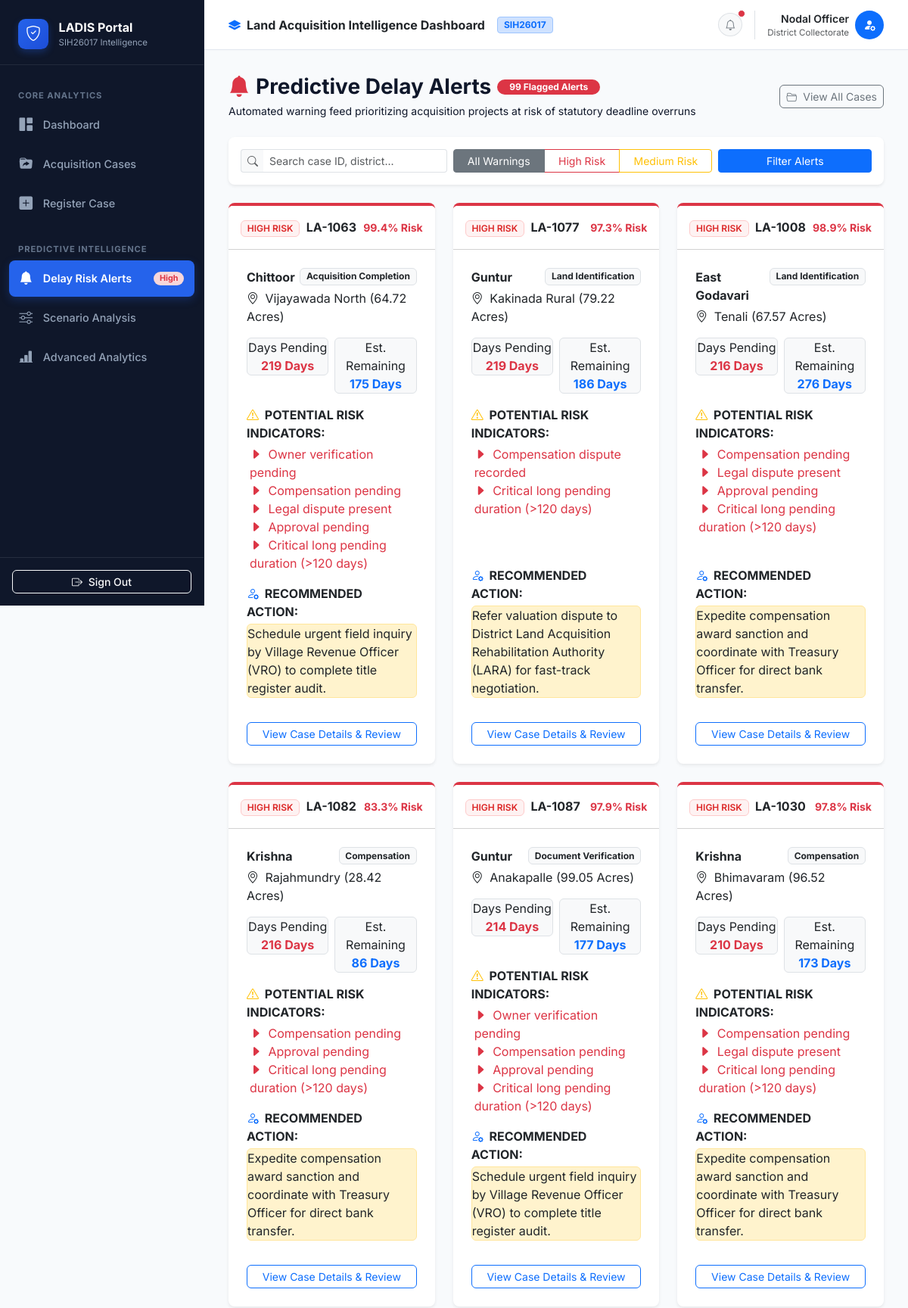
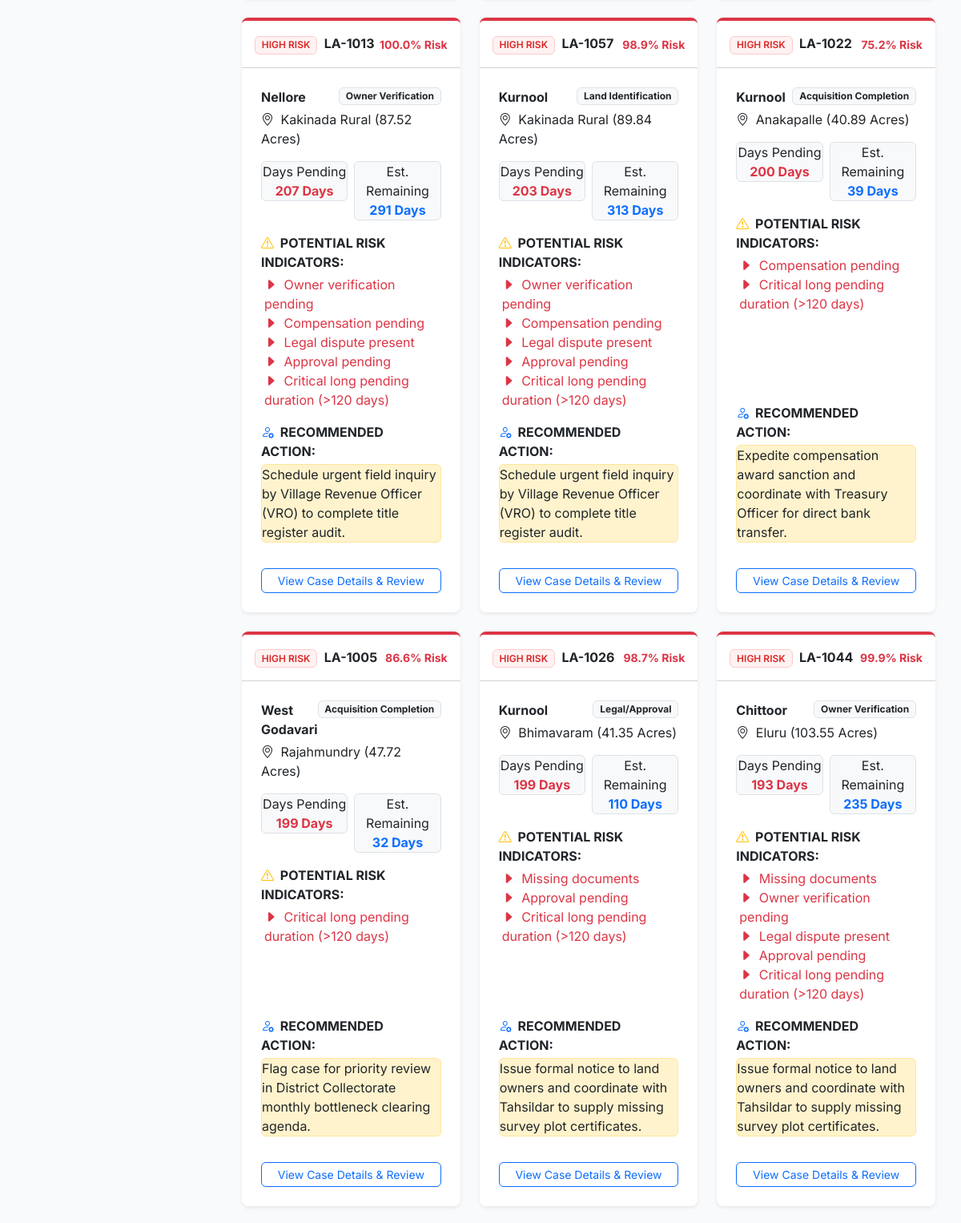
Page /alerts (signed in, upper part) on the committed database (2 pictures, top to bottom).
### tables this page shows
CREATE TABLE land_acquisition_cases (
            id INTEGER PRIMARY KEY AUTOINCREMENT,
            case_id TEXT UNIQUE NOT NULL,
            district TEXT NOT NULL,
            village TEXT NOT NULL,
            land_area REAL NOT NULL,
            land_type TEXT NOT NULL,
            acquisition_purpose TEXT NOT NULL,
            current_stage TEXT NOT NULL,
            application_date TEXT NOT NULL,
            days_pending INTEGER NOT NULL,
            documents_complete TEXT NOT NULL,
            owner_verified TEXT NOT NULL,
            compensation_status TEXT NOT NULL,
            legal_dispute TEXT NOT NULL,
            approval_status TEXT NOT NULL,
            predicted_remaining_days INTEGER,
            risk_level TEXT,
            risk_probability REAL,
            risk_factors TEXT,
            status TEXT DEFAULT 'Active',
            created_at TIMESTAMP DEFAULT CURRENT_TIMESTAMP
        );

### app.py (the view)
@app.route('/alerts')
@login_required
def alerts():
    risk_filter = request.args.get('risk', 'All')
    query = request.args.get('q', '')
    raw_cases = search_and_filter_cases(query=query, risk=risk_filter if risk_filter != 'All' else None)
    if risk_filter == 'All':
        raw_cases = [c for c in raw_cases if c['risk_level'] in ['HIGH', 'MEDIUM']]
    alert_cases = [format_case_detail(c) for c in raw_cases]
    return render_template('alerts.html', alert_cases=alert_cases, selected_risk=risk_filter, query=query)

### app.py (called while the page is built)
def login_required(f):
    @wraps(f)
    def decorated_function(*args, **kwargs):
        if not session.get('logged_in'):
            flash("Please log in to access the system.", "warning")
            return redirect(url_for('login'))
        return f(*args, **kwargs)
    return decorated_function

### utils/database.py (called while the page is built)
def get_db_connection():
    os.makedirs(os.path.dirname(Config.DATABASE_PATH), exist_ok=True)
    conn = sqlite3.connect(Config.DATABASE_PATH)
    conn.row_factory = sqlite3.Row
    return conn

### templates/alerts.html (shortened to what this page needs)
{% extends "base.html" %}
{% block content %}
<div class="d-flex flex-column flex-md-row justify-content-between align-items-md-center mb-4 gap-2">
    <div>
        <div class="d-flex align-items-center gap-2 mb-1">
            <h3 class="fw-bold text-navy-900 m-0"><i class="bi bi-bell-fill text-danger me-2"></i>Predictive Delay Alerts</h3>
            <span class="badge bg-danger text-white rounded-pill px-3 py-1">{{ alert_cases|length }} Flagged Alerts</span>
        </div>
        <p class="text-slate-500 small m-0">Automated warning feed prioritizing acquisition projects at risk of statutory deadline overruns</p>
    </div>
    <a href="{{ url_for('view_cases') }}" class="btn btn-outline-secondary btn-sm font-medium rounded-2">
        <i class="bi bi-folder2-open me-1"></i> View All Cases
    </a>
</div>
<div class="card border-0 shadow-sm rounded-3 mb-4">
    <div class="card-body p-3">
        <form action="{{ url_for('alerts') }}" method="GET" class="row g-2 align-items-center">
            <div class="col-12 col-md-4">
                <div class="input-group input-group-sm">
                    <span class="input-group-text bg-light border-end-0 text-muted"><i class="bi bi-search"></i></span>
                    <input type="text" name="q" class="form-control border-start-0" placeholder="Search case ID, district..." value="{{ query }}">
                </div>
            </div>
            <div class="col-12 col-md-5">
                <div class="btn-group btn-group-sm w-100" role="group">
                    <a href="{{ url_for('alerts', risk='All', q=query) }}" class="btn btn-outline-secondary {% if selected_risk == 'All' %}active{% endif %}">All Warnings</a>
                    <a href="{{ url_for('alerts', risk='HIGH', q=query) }}" class="btn btn-outline-danger {% if selected_risk == 'HIGH' %}active{% endif %}">High Risk</a>
                    <a href="{{ url_for('alerts', risk='MEDIUM', q=query) }}" class="btn btn-outline-warning {% if selected_risk == 'MEDIUM' %}active{% endif %}">Medium Risk</a>
                </div>
            </div>
            <div class="col-12 col-md-3 text-end">
                <button type="submit" class="btn btn-primary btn-sm px-3 w-100">Filter Alerts</button>
            </div>
        </form>
    </div>
</div>
{% if alert_cases %}
<div class="row g-4">
    {% for case in alert_cases %}
    <div class="col-12 col-md-6 col-xl-4">
        <div class="card border-0 shadow-sm rounded-3 h-100 border-top border-4 border-{% if case.risk_level == 'HIGH' %}danger{% else %}warning{% endif %}">
            <div class="card-header bg-white py-3 d-flex justify-content-between align-items-center">
                <div>
                    {% if case.risk_level == 'HIGH' %}
                        <span class="badge badge-risk-high me-1">HIGH RISK</span>
                    {% else %}
                        <span class="badge badge-risk-medium me-1">MEDIUM RISK</span>
                    {% endif %}
                    <strong class="text-navy-900 fs-6">{{ case.case_id }}</strong>
                </div>
                <span class="small fw-bold text-{% if case.risk_level == 'HIGH' %}danger{% else %}warning-emphasis{% endif %}">{{ case.risk_probability }}% Risk</span>
            </div>
            <div class="card-body p-4 d-flex flex-column">
                <div class="mb-3">
                    <div class="d-flex justify-content-between align-items-start mb-1">
                        <span class="fw-bold text-dark fs-6">{{ case.district }}</span>
                        <span class="badge bg-light text-dark border">{{ case.current_stage }}</span>
                    </div>
                    <div class="extra-small text-slate-500"><i class="bi bi-geo-alt me-1"></i> {{ case.village }} ({{ case.land_area }} Acres)</div>
                </div>
                <div class="row g-2 mb-3 text-center">
                    <div class="col-6">
                        <div class="p-2.5 bg-light rounded-2 border">
                            <div class="extra-small text-slate-500">Days Pending</div>
                            <div class="fw-bold text-danger fs-6">{{ case.days_pending }} Days</div>
                        </div>
                    </div>
                    <div class="col-6">
                        <div class="p-2.5 bg-light rounded-2 border">
                            <div class="extra-small text-slate-500">Est. Remaining</div>
                            <div class="fw-bold text-primary fs-6">{{ case.predicted_remaining_days }} Days</div>
                        </div>
                    </div>
                </div>
                <div class="mb-3">
                    <div class="extra-small fw-bold text-uppercase text-slate-500 mb-1">
                        <i class="bi bi-exclamation-triangle text-warning me-1"></i> Potential Risk Indicators:
                    </div>
                    <ul class="list-unstyled mb-0 extra-small ps-1">
                        {% if case.risk_factors_list %}
                            {% for factor in case.risk_factors_list %}
                            <li class="text-danger py-0.5">
                                <i class="bi bi-caret-right-fill me-1 text-slate-400"></i> {{ factor }}
                            </li>
                            {% endfor %}
                        {% else %}
                            <li class="text-muted"><i class="bi bi-dash me-1"></i> Long pending duration</li>
                        {% endif %}
                    </ul>
                </div>
                <div class="mb-4 mt-auto">
                    <div class="extra-small fw-bold text-uppercase text-slate-500 mb-1">
                        <i class="bi bi-person-gear text-primary me-1"></i> Recommended Action:
                    </div>
                    <div class="extra-small text-dark p-2.5 rounded-2 bg-warning-subtle border border-warning-subtle">
                        {{ case.suggested_actions[0] if case.suggested_actions else 'Review pending status and expedite officer sanction.' }}
                    </div>
                </div>
                <div class="pt-2">
                    <a href="{{ url_for('case_details', case_id=case.case_id) }}" class="btn btn-outline-primary w-100 btn-sm font-medium rounded-2">
                        View Case Details & Review
                    </a>
                </div>
            </div>
        </div>
    </div>
    {% endfor %}
</div>
{% endif %}
{% endblock %}

### static/css/style.css (style rules this page uses)
:root { --sidebar-width: 270px; --navy-950: #090d16; --navy-900: #0f172a; --navy-800: #1e293b; --navy-700: #334155; --slate-600: #475569; --slate-500: #64748b; --slate-400: #94a3b8; --slate-100: #f1f5f9; --slate-50: #f8fafc; --blue-600: #2563eb; --blue-500: #3b82f6; --blue-50: #eff6ff; --green-600: #059669; --green-500: #10b981; --green-50: #ecfdf5; --amber-600: #d97706; --amber-500: #f59e0b; --amber-50: #fffbeb; --red-600: #dc2626; --red-500: #ef4444; --red-50: #fef2f2; --card-shadow: 0 4px 6px -1px rgba(0, 0, 0, 0.05), 0 2px 4px -1px rgba(0, 0, 0, 0.03); --card-shadow-hover: 0 10px 15px -3px rgba(0, 0, 0, 0.08), 0 4px 6px -2px rgba(0, 0, 0, 0.04); --transition-fast: 0.15s ease; }
body { font-family: 'Inter', -apple-system, BlinkMacSystemFont, 'Segoe UI', Roboto, sans-serif; background-color: var(--slate-50); color: var(--navy-900); margin: 0; padding: 0; -webkit-font-smoothing: antialiased; }
.badge-risk-high { background-color: var(--red-50); color: var(--red-600); border: 1px solid #fecaca; font-weight: 600; }

### rows in the picture
land_acquisition_cases: risk_level "HIGH RISK", case_id "LA-1063", risk_probability "99.4", district "Chittoor", current_stage "Acquisition Completion", village "Vijayawada North", land_area "64.72", days_pending "219", predicted_remaining_days "175", risk_factors_list "Owner verification pending" "Compensation pending" "Legal dispute present" "Approval pending" "Critical long pending duration (>120 days)", suggested_actions "Schedule urgent field inquiry by Village Revenue Officer (VRO) to complete title register audit."
land_acquisition_cases: risk_level "HIGH RISK", case_id "LA-1077", risk_probability "97.3", district "Guntur", current_stage "Land Identification", village "Kakinada Rural", land_area "79.22", days_pending "219", predicted_remaining_days "186", risk_factors_list "Compensation dispute recorded" "Critical long pending duration (>120 days)", suggested_actions "Refer valuation dispute to District Land Acquisition Rehabilitation Authority (LARA) for fast-track negotiation."
land_acquisition_cases: risk_level "HIGH RISK", case_id "LA-1008", risk_probability "98.9", district "East Godavari", current_stage "Land Identification", village "Tenali", land_area "67.57", days_pending "216", predicted_remaining_days "276", risk_factors_list "Compensation pending" "Legal dispute present" "Approval pending" "Critical long pending duration (>120 days)", suggested_actions "Expedite compensation award sanction and coordinate with Treasury Officer for direct bank transfer."
land_acquisition_cases: risk_level "HIGH RISK", case_id "LA-1082", risk_probability "83.3", district "Krishna", current_stage "Compensation", village "Rajahmundry", land_area "28.42", days_pending "216", predicted_remaining_days "86", risk_factors_list "Compensation pending" "Approval pending" "Critical long pending duration (>120 days)", suggested_actions "Expedite compensation award sanction and coordinate with Treasury Officer for direct bank transfer."
land_acquisition_cases: risk_level "HIGH RISK", case_id "LA-1087", risk_probability "97.9", district "Guntur", current_stage "Document Verification", village "Anakapalle", land_area "99.05", days_pending "214", predicted_remaining_days "177", risk_factors_list "Owner verification pending" "Compensation pending" "Approval pending" "Critical long pending duration (>120 days)", suggested_actions "Schedule urgent field inquiry by Village Revenue Officer (VRO) to complete title register audit."
land_acquisition_cases: risk_level "HIGH RISK", case_id "LA-1030", risk_probability "97.8", district "Krishna", current_stage "Compensation", village "Bhimavaram", land_area "96.52", days_pending "210", predicted_remaining_days "173", risk_factors_list "Compensation pending" "Legal dispute present" "Critical long pending duration (>120 days)", suggested_actions "Expedite compensation award sanction and coordinate with Treasury Officer for direct bank transfer."
land_acquisition_cases: risk_level "HIGH RISK", case_id "LA-1013", risk_probability "100.0", district "Nellore", current_stage "Owner Verification", village "Kakinada Rural", land_area "87.52", days_pending "207", predicted_remaining_days "291", risk_factors_list "Owner verification pending" "Compensation pending" "Legal dispute present" "Approval pending" "Critical long pending duration (>120 days)", suggested_actions "Schedule urgent field inquiry by Village Revenue Officer (VRO) to complete title register audit."
land_acquisition_cases: risk_level "HIGH RISK", case_id "LA-1057", risk_probability "98.9", district "Kurnool", current_stage "Land Identification", village "Kakinada Rural", land_area "89.84", days_pending "203", predicted_remaining_days "313", risk_factors_list "Owner verification pending" "Compensation pending" "Legal dispute present" "Approval pending" "Critical long pending duration (>120 days)", suggested_actions "Schedule urgent field inquiry by Village Revenue Officer (VRO) to complete title register audit."
land_acquisition_cases: risk_level "HIGH RISK", case_id "LA-1022", risk_probability "75.2", district "Kurnool", current_stage "Acquisition Completion", village "Anakapalle", land_area "40.89", days_pending "200", predicted_remaining_days "39", risk_factors_list "Compensation pending" "Critical long pending duration (>120 days)", suggested_actions "Expedite compensation award sanction and coordinate with Treasury Officer for direct bank transfer."
land_acquisition_cases: risk_level "HIGH RISK", case_id "LA-1005", risk_probability "86.6", district "West Godavari", current_stage "Acquisition Completion", village "Rajahmundry", land_area "47.72", days_pending "199", predicted_remaining_days "32", risk_factors_list "Critical long pending duration (>120 days)", suggested_actions "Flag case for priority review in District Collectorate monthly bottleneck clearing agenda."
land_acquisition_cases: risk_level "HIGH RISK", case_id "LA-1026", risk_probability "98.7", district "Kurnool", current_stage "Legal/Approval", village "Bhimavaram", land_area "41.35", days_pending "199", predicted_remaining_days "110", risk_factors_list "Missing documents" "Approval pending" "Critical long pending duration (>120 days)", suggested_actions "Issue formal notice to land owners and coordinate with Tahsildar to supply missing survey plot certificates."
land_acquisition_cases: risk_level "HIGH RISK", case_id "LA-1044", risk_probability "99.9", district "Chittoor", current_stage "Owner Verification", village "Eluru", land_area "103.55", days_pending "193", predicted_remaining_days "235", risk_factors_list "Missing documents" "Owner verification pending" "Legal dispute present" "Approval pending" "Critical long pending duration (>120 days)", suggested_actions "Issue formal notice to land owners and coordinate with Tahsildar to supply missing survey plot certificates."

### other values in the picture
{{ alert_cases|length }} "99"
